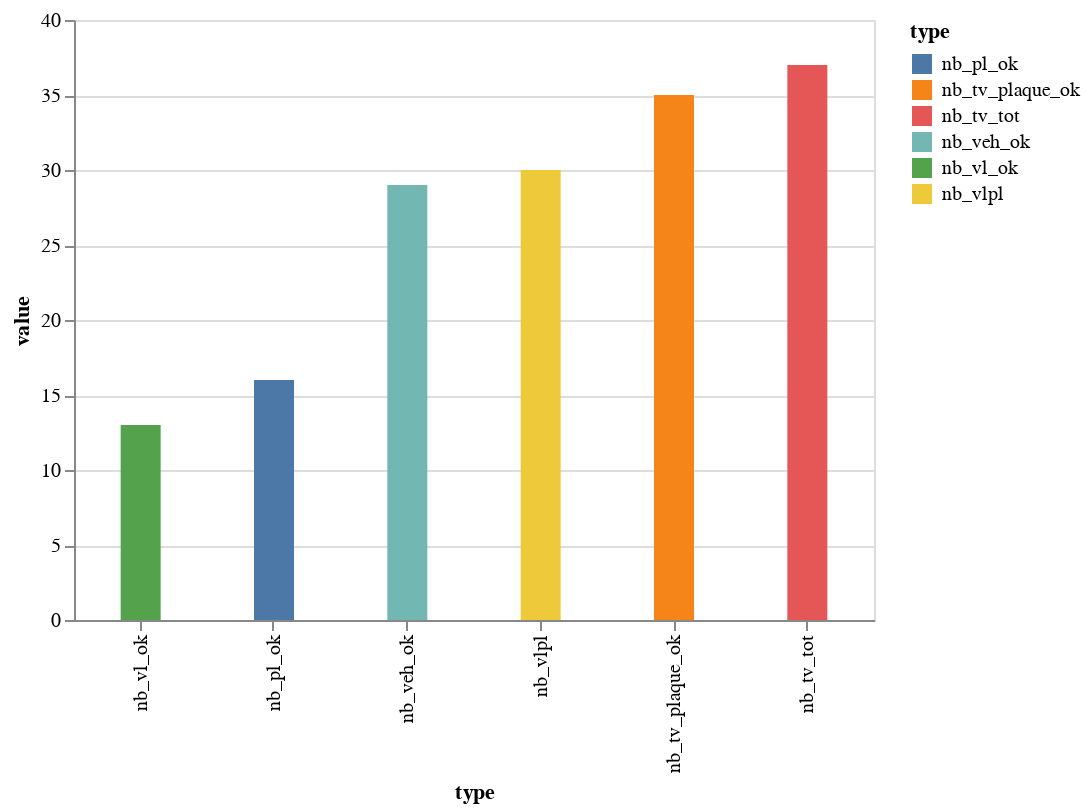

The notebook cell saved with this chart:
### Code cell
direct_cam_19_5.graph_stat_trie

### Figure 1 — Vega-Lite specification as saved in the notebook (floating-point values rounded to 4 significant figures)
{"$schema": "https://vega.github.io/schema/vega-lite/v2.6.0.json", "config": {"view": {"height": 300, "width": 400}}, "data": {"name": "data-8760166619aa0e6f0328f131e0733aaa"}, "datasets": {"data-8760166619aa0e6f0328f131e0733aaa": [{"type": "nb_tv_tot", "value": 37}, {"type": "nb_tv_plaque_ok", "value": 35}, {"type": "nb_vlpl", "value": 30}, {"type": "nb_veh_ok", "value": 29}, {"type": "nb_vl_ok", "value": 13}, {"type": "nb_pl_ok", "value": 16}]}, "encoding": {"color": {"field": "type", "type": "nominal"}, "x": {"field": "type", "sort": {"field": "value", "op": "mean"}, "type": "nominal"}, "y": {"field": "value", "type": "quantitative"}}, "mark": {"size": 20, "type": "bar"}}
